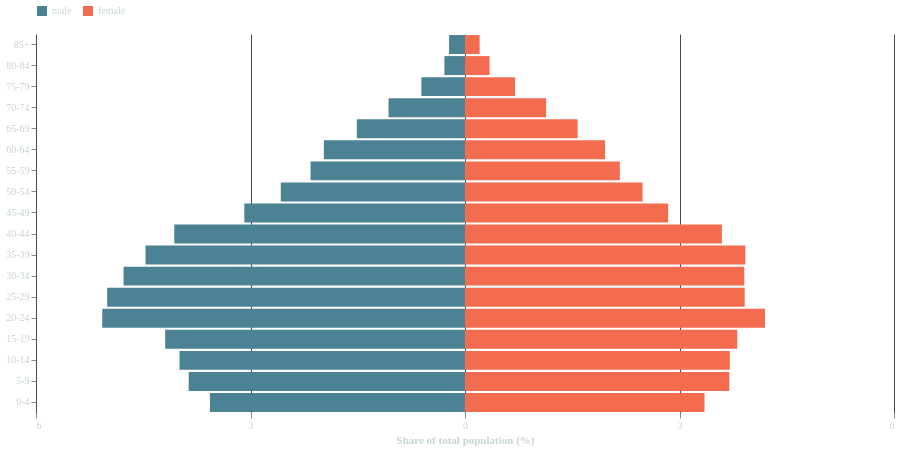

Specify this chart in Vega-Lite:
### Vega-Lite specification from a JSON file in a GitHub repository (floating-point values rounded to 4 significant figures)
{"$schema": "https://vega.github.io/schema/vega-lite/v6.json", "width": 900, "background": "transparent", "autosize": {"type": "fit", "contains": "padding"}, "config": {"font": "Manrope", "view": {"stroke": null}, "axis": {"domain": false, "labelColor": "#c6d5d2", "titleColor": "#c6d5d2", "gridColor": "#3b5155"}, "legend": {"labelColor": "#c6d5d2", "titleColor": "#c6d5d2"}}, "height": 450, "data": {"values": [{"year": 2024, "sex": "male", "age": "0-4", "residents": 1214800, "share": 3.567, "signed_share": -3.567}, {"year": 2024, "sex": "male", "age": "5-9", "residents": 1315800, "share": 3.864, "signed_share": -3.864}, {"year": 2024, "sex": "male", "age": "10-14", "residents": 1359500, "share": 3.992, "signed_share": -3.992}, {"year": 2024, "sex": "male", "age": "15-19", "residents": 1427900, "share": 4.193, "signed_share": -4.193}, {"year": 2024, "sex": "male", "age": "20-24", "residents": 1727600, "share": 5.073, "signed_share": -5.073}, {"year": 2024, "sex": "male", "age": "25-29", "residents": 1704100, "share": 5.004, "signed_share": -5.004}, {"year": 2024, "sex": "male", "age": "30-34", "residents": 1626000, "share": 4.775, "signed_share": -4.775}, {"year": 2024, "sex": "male", "age": "35-39", "residents": 1521500, "share": 4.468, "signed_share": -4.468}, {"year": 2024, "sex": "male", "age": "40-44", "residents": 1384600, "share": 4.066, "signed_share": -4.066}, {"year": 2024, "sex": "male", "age": "45-49", "residents": 1051000, "share": 3.086, "signed_share": -3.086}, {"year": 2024, "sex": "male", "age": "50-54", "residents": 877400, "share": 2.577, "signed_share": -2.577}, {"year": 2024, "sex": "male", "age": "55-59", "residents": 735500, "share": 2.16, "signed_share": -2.16}, {"year": 2024, "sex": "male", "age": "60-64", "residents": 672200, "share": 1.974, "signed_share": -1.974}, {"year": 2024, "sex": "male", "age": "65-69", "residents": 515100, "share": 1.513, "signed_share": -1.513}, {"year": 2024, "sex": "male", "age": "70-74", "residents": 364100, "share": 1.069, "signed_share": -1.069}, {"year": 2024, "sex": "male", "age": "75-79", "residents": 207800, "share": 0.6102, "signed_share": -0.6102}, {"year": 2024, "sex": "male", "age": "80-84", "residents": 98200, "share": 0.2884, "signed_share": -0.2884}, {"year": 2024, "sex": "male", "age": "85+", "residents": 75800, "share": 0.2226, "signed_share": -0.2226}, {"year": 2024, "sex": "female", "age": "0-4", "residents": 1140600, "share": 3.35, "signed_share": 3.35}, {"year": 2024, "sex": "female", "age": "5-9", "residents": 1258900, "share": 3.697, "signed_share": 3.697}, {"year": 2024, "sex": "female", "age": "10-14", "residents": 1261200, "share": 3.704, "signed_share": 3.704}, {"year": 2024, "sex": "female", "age": "15-19", "residents": 1296700, "share": 3.808, "signed_share": 3.808}, {"year": 2024, "sex": "female", "age": "20-24", "residents": 1428900, "share": 4.196, "signed_share": 4.196}, {"year": 2024, "sex": "female", "age": "25-29", "residents": 1332200, "share": 3.912, "signed_share": 3.912}, {"year": 2024, "sex": "female", "age": "30-34", "residents": 1330100, "share": 3.906, "signed_share": 3.906}, {"year": 2024, "sex": "female", "age": "35-39", "residents": 1335200, "share": 3.921, "signed_share": 3.921}, {"year": 2024, "sex": "female", "age": "40-44", "residents": 1223400, "share": 3.593, "signed_share": 3.593}, {"year": 2024, "sex": "female", "age": "45-49", "residents": 967400, "share": 2.841, "signed_share": 2.841}, {"year": 2024, "sex": "female", "age": "50-54", "residents": 845700, "share": 2.484, "signed_share": 2.484}, {"year": 2024, "sex": "female", "age": "55-59", "residents": 737300, "share": 2.165, "signed_share": 2.165}, {"year": 2024, "sex": "female", "age": "60-64", "residents": 667400, "share": 1.96, "signed_share": 1.96}, {"year": 2024, "sex": "female", "age": "65-69", "residents": 536400, "share": 1.575, "signed_share": 1.575}, {"year": 2024, "sex": "female", "age": "70-74", "residents": 386400, "share": 1.135, "signed_share": 1.135}, {"year": 2024, "sex": "female", "age": "75-79", "residents": 238600, "share": 0.7007, "signed_share": 0.7007}, {"year": 2024, "sex": "female", "age": "80-84", "residents": 117100, "share": 0.3439, "signed_share": 0.3439}, {"year": 2024, "sex": "female", "age": "85+", "residents": 69700, "share": 0.2047, "signed_share": 0.2047}]}, "mark": {"type": "bar"}, "encoding": {"y": {"field": "age", "type": "ordinal", "sort": ["85+", "80-84", "75-79", "70-74", "65-69", "60-64", "55-59", "50-54", "45-49", "40-44", "35-39", "30-34", "25-29", "20-24", "15-19", "10-14", "5-9", "0-4"], "axis": {"title": null}}, "x": {"field": "signed_share", "type": "quantitative", "scale": {"domain": [-6, 6]}, "axis": {"title": "Share of total population (%)", "values": [-6, -3, 0, 3, 6], "labelExpr": "abs(datum.value)"}}, "color": {"field": "sex", "type": "nominal", "scale": {"domain": ["male", "female"], "range": ["#4b8294", "#f36c4f"]}, "legend": {"title": null, "orient": "top"}}, "tooltip": [{"field": "year", "type": "ordinal"}, {"field": "sex"}, {"field": "age"}, {"field": "residents", "format": ","}, {"field": "share", "format": ".2f", "title": "% of total population"}]}, "params": [{"name": "hoveredState", "value": ""}], "usermeta": {"export": {"generator": "populationPyramidSpec", "arguments": [900, 2024], "chartId": "population-pyramid", "note": "2015/2024 year buttons require React. Hover emphasis is driven by the website; hoveredState starts empty. Tooltip definitions are retained. Width is a fixed snapshot; page layout and fonts are supplied by the host."}}}
